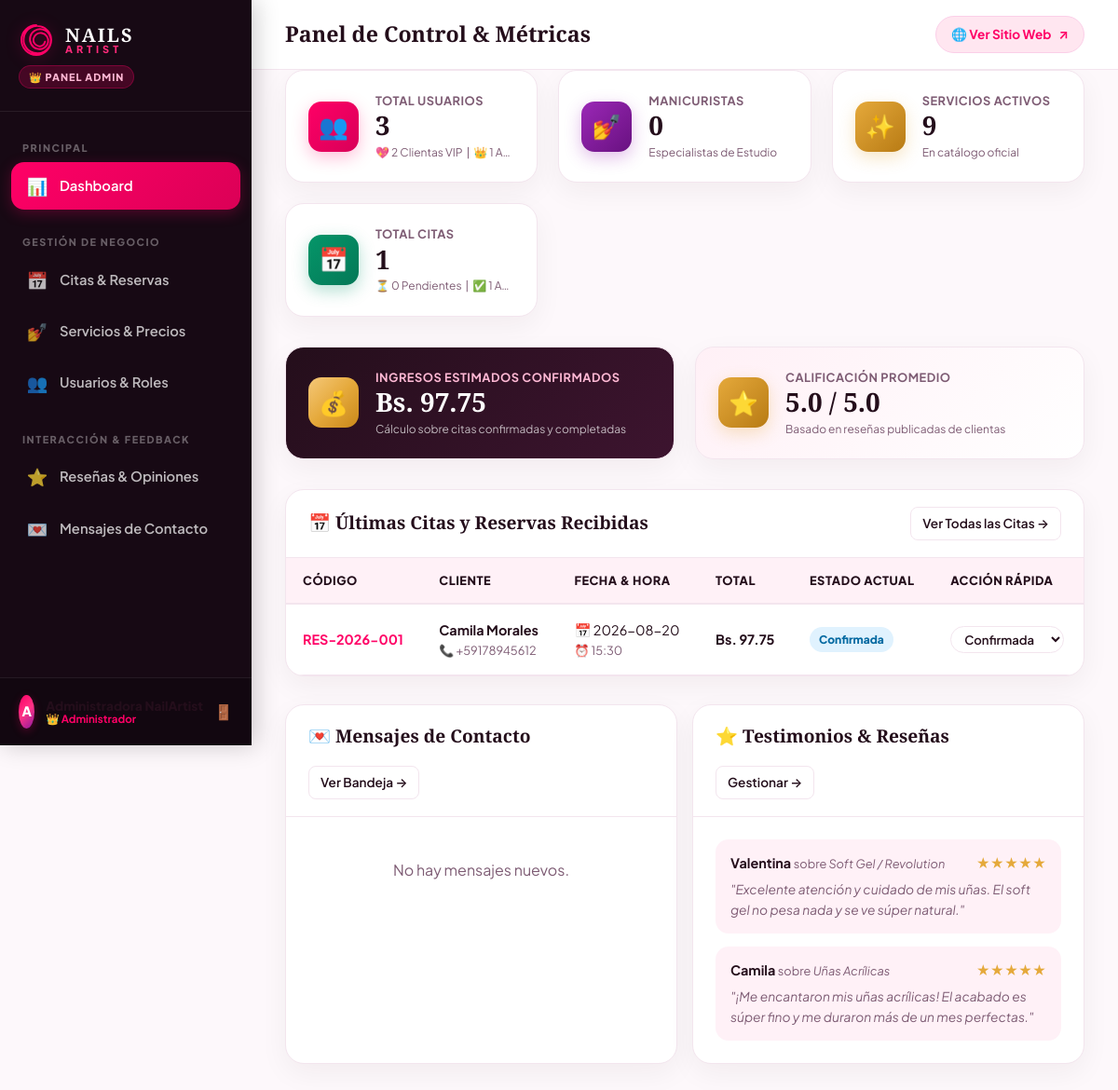
Page /admin/index.php (signed in) on the committed database.
### tables this page shows
CREATE TABLE `citas` (
    `id` INT AUTO_INCREMENT PRIMARY KEY,
    `codigo_reserva` VARCHAR(20) NOT NULL UNIQUE,
    `usuario_id` INT NOT NULL,
    `fecha_cita` DATE NOT NULL,
    `hora_cita` TIME NOT NULL,
    `total_bs` DECIMAL(10,2) NOT NULL,
    `descuento_aplicado` DECIMAL(10,2) DEFAULT 0.00,
    `total_final_bs` DECIMAL(10,2) NOT NULL,
    `estado` ENUM('Pendiente', 'Confirmada', 'Cancelada', 'Completada') NOT NULL DEFAULT 'Pendiente',
    `observaciones` TEXT NULL,
    `metodo_contacto` ENUM('WhatsApp', 'Llamada', 'Correo') DEFAULT 'WhatsApp',
    `fecha_creacion` TIMESTAMP DEFAULT CURRENT_TIMESTAMP,
    CONSTRAINT `fk_citas_usuario` FOREIGN KEY (`usuario_id`) REFERENCES `usuarios` (`id`) ON UPDATE CASCADE ON DELETE RESTRICT
);

CREATE TABLE `usuarios` (
    `id` INT AUTO_INCREMENT PRIMARY KEY,
    `rol_id` INT NOT NULL DEFAULT 2,
    `nombre` VARCHAR(100) NOT NULL,
    `apellido` VARCHAR(100) NULL,
    `email` VARCHAR(150) NOT NULL UNIQUE,
    `telefono` VARCHAR(25) NULL,
    `password_hash` VARCHAR(255) NOT NULL,
    `descuento_vip` DECIMAL(5,2) DEFAULT 15.00,
    `estado` ENUM('activo', 'inactivo', 'bloqueado') NOT NULL DEFAULT 'activo',
    `fecha_registro` TIMESTAMP DEFAULT CURRENT_TIMESTAMP,
    CONSTRAINT `fk_usuarios_rol` FOREIGN KEY (`rol_id`) REFERENCES `roles` (`id`) ON UPDATE CASCADE ON DELETE RESTRICT
);

CREATE TABLE `resenas` (
    `id` INT AUTO_INCREMENT PRIMARY KEY,
    `usuario_id` INT NOT NULL,
    `servicio_id` INT NULL,
    `calificacion` INT NOT NULL CHECK (`calificacion` BETWEEN 1 AND 5),
    `comentario` TEXT NOT NULL,
    `publicado` TINYINT(1) DEFAULT 1,
    `fecha_resena` TIMESTAMP DEFAULT CURRENT_TIMESTAMP,
    CONSTRAINT `fk_resenas_usuario` FOREIGN KEY (`usuario_id`) REFERENCES `usuarios` (`id`) ON UPDATE CASCADE ON DELETE CASCADE,
    CONSTRAINT `fk_resenas_servicio` FOREIGN KEY (`servicio_id`) REFERENCES `servicios` (`id`) ON UPDATE CASCADE ON DELETE SET NULL
);

CREATE TABLE `servicios` (
    `id` INT AUTO_INCREMENT PRIMARY KEY,
    `categoria_id` INT NOT NULL,
    `nombre` VARCHAR(150) NOT NULL,
    `slug` VARCHAR(150) NOT NULL UNIQUE,
    `descripcion` TEXT NOT NULL,
    `precio` DECIMAL(10,2) NOT NULL,
    `moneda` VARCHAR(5) NOT NULL DEFAULT 'Bs.',
    `duracion_minutos` INT NOT NULL DEFAULT 60,
    `imagen` VARCHAR(255) NOT NULL,
    `url_detalle` VARCHAR(255) NOT NULL,
    `destacado` TINYINT(1) NOT NULL DEFAULT 1,
    `calificacion` DECIMAL(2,1) DEFAULT 5.0,
    `estado` ENUM('activo', 'inactivo') NOT NULL DEFAULT 'activo',
    `fecha_creacion` TIMESTAMP DEFAULT CURRENT_TIMESTAMP,
    CONSTRAINT `fk_servicios_categoria` FOREIGN KEY (`categoria_id`) REFERENCES `categorias` (`id`) ON UPDATE CASCADE ON DELETE RESTRICT
);

### admin/index.php (the view, shortened to what this page needs)
<?php
require_once __DIR__ . '/header.php';
$pdo = Database::getConnection();
$totalUsuarios = 0;
$totalClientes = 0;
$totalManicuristas = 0;
$totalServicios = 0;
$totalCitas = 0;
$totalCitasPendientes = 0;
$totalCitasConfirmadas = 0;
$totalCitasCompletadas = 0;
$ingresosTotalesBs = 0.00;
$promedioCalificacion = 5.0;
try {
    $totalUsuarios = (int)$pdo->query("SELECT COUNT(*) FROM usuarios")->fetchColumn();
    $totalClientes = (int)$pdo->query("SELECT COUNT(*) FROM usuarios WHERE rol_id = 2")->fetchColumn();
    $totalManicuristas = (int)$pdo->query("SELECT COUNT(*) FROM usuarios WHERE rol_id = 3")->fetchColumn();
    $totalServicios = (int)$pdo->query("SELECT COUNT(*) FROM servicios WHERE estado = 'activo'")->fetchColumn();
    $totalCitas = (int)$pdo->query("SELECT COUNT(*) FROM citas")->fetchColumn();
    $totalCitasPendientes = (int)$pdo->query("SELECT COUNT(*) FROM citas WHERE estado = 'Pendiente'")->fetchColumn();
    $totalCitasConfirmadas = (int)$pdo->query("SELECT COUNT(*) FROM citas WHERE estado = 'Confirmada'")->fetchColumn();
    $totalCitasCompletadas = (int)$pdo->query("SELECT COUNT(*) FROM citas WHERE estado = 'Completada'")->fetchColumn();
    $ingresosTotalesBs = (float)$pdo->query("SELECT COALESCE(SUM(total_final_bs), 0) FROM citas WHERE estado IN ('Confirmada', 'Completada')")->fetchColumn();
    $promedioCalificacion = (float)$pdo->query("SELECT COALESCE(AVG(calificacion), 5.0) FROM resenas WHERE publicado = 1")->fetchColumn();
    $stmtUltimasCitas = $pdo->query("SELECT c.*, u.nombre AS cliente_nombre, u.apellido AS cliente_apellido, u.telefono AS cliente_telefono
                                     FROM citas c
                                     INNER JOIN usuarios u ON c.usuario_id = u.id
                                     ORDER BY c.id DESC LIMIT 5");
    $ultimasCitas = $stmtUltimasCitas->fetchAll();
    $stmtUltimosMsgs = $pdo->query("SELECT * FROM contactos ORDER BY id DESC LIMIT 4");
    $ultimosMensajes = $stmtUltimosMsgs->fetchAll();
    $stmtUltimasRes = $pdo->query("SELECT r.*, u.nombre AS usuario_nombre, s.nombre AS servicio_nombre
                                   FROM resenas r
                                   INNER JOIN usuarios u ON r.usuario_id = u.id
                                   LEFT JOIN servicios s ON r.servicio_id = s.id
                                   ORDER BY r.id DESC LIMIT 3");
    $ultimasResenas = $stmtUltimasRes->fetchAll();
} catch (Exception $e) {
    $errorDb = $e->getMessage();
}
?>
<div class="stats-grid">
    <div class="stat-card">
        <div class="stat-icon pink">👥</div>
        <div class="stat-data">
            <span class="stat-label">Total Usuarios</span>
            <span class="stat-value"><?= number_format($totalUsuarios) ?></span>
            <span class="stat-sub">💖 <?= $totalClientes ?> Clientas VIP &nbsp;|&nbsp; 👑 <?= $totalUsuarios - $totalClientes - $totalManicuristas ?> Admins</span>
        </div>
    </div>
    <div class="stat-card">
        <div class="stat-icon purple">💅</div>
        <div class="stat-data">
            <span class="stat-label">Manicuristas</span>
            <span class="stat-value"><?= number_format($totalManicuristas) ?></span>
            <span class="stat-sub">Especialistas de Estudio</span>
        </div>
    </div>
    <div class="stat-card">
        <div class="stat-icon gold">✨</div>
        <div class="stat-data">
            <span class="stat-label">Servicios Activos</span>
            <span class="stat-value"><?= number_format($totalServicios) ?></span>
            <span class="stat-sub">En catálogo oficial</span>
        </div>
    </div>
    <div class="stat-card">
        <div class="stat-icon green">📅</div>
        <div class="stat-data">
            <span class="stat-label">Total Citas</span>
            <span class="stat-value"><?= number_format($totalCitas) ?></span>
            <span class="stat-sub">⏳ <?= $totalCitasPendientes ?> Pendientes &nbsp;|&nbsp; ✅ <?= $totalCitasConfirmadas + $totalCitasCompletadas ?> Activas</span>
        </div>
    </div>
</div>
<div class="stats-grid" style="grid-template-columns: repeat(auto-fit, minmax(280px, 1fr));">
    <div class="stat-card" style="background: linear-gradient(135deg, #240e1b 0%, #3d142f 100%); color: #ffffff;">
        <div class="stat-icon" style="background: var(--gold-gradient); color: #170914;">💰</div>
        <div class="stat-data">
            <span class="stat-label" style="color: var(--pink-soft);">Ingresos Estimados Confirmados</span>
            <span class="stat-value" style="color: #ffffff;">Bs. <?= number_format($ingresosTotalesBs, 2) ?></span>
            <span class="stat-sub" style="color: rgba(255,255,255,0.7);">Cálculo sobre citas confirmadas y completadas</span>
        </div>
    </div>
    <div class="stat-card" style="background: linear-gradient(135deg, #fff0f6 0%, #ffffff 100%);">
        <div class="stat-icon gold">⭐</div>
        <div class="stat-data">
            <span class="stat-label">Calificación Promedio</span>
            <span class="stat-value" style="color: var(--text-main);"><?= number_format($promedioCalificacion, 1) ?> / 5.0</span>
            <span class="stat-sub">Basado en reseñas publicadas de clientas</span>
        </div>
    </div>
</div>
<div class="admin-card">
    <div class="card-header">
        <h3 class="card-title">📅 Últimas Citas y Reservas Recibidas</h3>
        <div class="card-actions">
            <a href="citas.php" class="btn-action">Ver Todas las Citas →</a>
        </div>
    </div>
    <div class="card-body" style="padding: 0;">
        <div class="table-responsive">
            <table class="admin-table">
                <thead>
                    <tr>
                        <th>Código</th>
                        <th>Cliente</th>
                        <th>Fecha & Hora</th>
                        <th>Total</th>
                        <th>Estado Actual</th>
                        <th>Acción Rápida</th>
                    </tr>
                </thead>
                <tbody>
                    <?php if (empty($ultimasCitas)): ?>
                        <tr>
                            <td colspan="6" style="text-align: center; padding: 30px; color: var(--text-muted);">
                                No hay citas registradas en la base de datos.
                            </td>
                        </tr>
                    <?php else: ?>
                        <?php foreach ($ultimasCitas as $c): ?>
                            <tr>
                                <td>
                                    <strong style="color: var(--pink-vivid);"><?= htmlspecialchars($c['codigo_reserva']) ?></strong>
                                </td>
                                <td>
                                    <div style="font-weight: 700; color: var(--text-main);">
                                        <?= htmlspecialchars($c['cliente_nombre'] . ' ' . ($c['cliente_apellido'] ?? '')) ?>
                                    </div>
                                    <div style="font-size: 0.8rem; color: var(--text-muted);">
                                        📞 <?= htmlspecialchars($c['cliente_telefono'] ?? 'Sin teléfono') ?>
                                    </div>
                                </td>
                                <td>
                                    <div>📅 <?= htmlspecialchars($c['fecha_cita']) ?></div>
                                    <div style="font-size: 0.8rem; color: var(--text-muted);">⏰ <?= substr($c['hora_cita'], 0, 5) ?></div>
                                </td>
                                <td>
                                    <strong>Bs. <?= number_format($c['total_final_bs'], 2) ?></strong>
                                </td>
                                <td>
                                    <?php
                                    $badgeClass = 'badge-pendiente';
                                    if ($c['estado'] === 'Confirmada') $badgeClass = 'badge-confirmada';
                                    ?>
                                    <span id="badge-cita-<?= $c['id'] ?>" class="badge <?= $badgeClass ?>">
                                        <?= htmlspecialchars($c['estado']) ?>
                                    </span>
                                </td>
                                <td>
                                    <select class="filter-select" style="padding: 4px 10px; font-size: 0.82rem;" onchange="cambiarEstadoCitaDashboard(<?= $c['id'] ?>, this.value)">
                                        <option value="Confirmada" <?= $c['estado'] === 'Confirmada' ? 'selected' : '' ?>>Confirmada</option>
                                    </select>
                                </td>
                            </tr>
                        <?php endforeach; ?>
                    <?php endif; ?>
                </tbody>
            </table>
        </div>
    </div>
</div>
<div class="form-grid-2">
    <div class="admin-card">
        <div class="card-header">
            <h3 class="card-title">💌 Mensajes de Contacto</h3>
            <a href="mensajes.php" class="btn-action">Ver Bandeja →</a>
        </div>
        <div class="card-body">
            <?php if (empty($ultimosMensajes)): ?>
                <p style="text-align: center; color: var(--text-muted); padding: 20px;">No hay mensajes nuevos.</p>
            <?php endif; ?>
        </div>
    </div>
    <div class="admin-card">
        <div class="card-header">
            <h3 class="card-title">⭐ Testimonios & Reseñas</h3>
            <a href="resenas.php" class="btn-action">Gestionar →</a>
        </div>
        <div class="card-body">
            <?php if (empty($ultimasResenas)): ?>
                <p style="text-align: center; color: var(--text-muted); padding: 20px;">No hay reseñas aún.</p>
            <?php else: ?>
                <div style="display: flex; flex-direction: column; gap: 14px;">
                    <?php foreach ($ultimasResenas as $r): ?>
                        <div style="background: var(--bg-surface-soft); padding: 14px 16px; border-radius: var(--radius-md);">
                            <div style="display: flex; justify-content: space-between; align-items: center; margin-bottom: 6px;">
                                <strong style="font-size: 0.9rem; color: var(--text-main);">
                                    <?= htmlspecialchars($r['usuario_nombre']) ?>
                                    <span style="font-weight: normal; font-size: 0.8rem; color: var(--text-muted);">
                                        sobre <em><?= htmlspecialchars($r['servicio_nombre'] ?? 'Estudio') ?></em>
                                    </span>
                                </strong>
                                <span style="color: #e5a93b; font-size: 0.9rem;">
                                    <?= str_repeat('★', (int)$r['calificacion']) ?><?= str_repeat('☆', 5 - (int)$r['calificacion']) ?>
                                </span>
                            </div>
                            <p style="font-size: 0.86rem; color: var(--text-muted); font-style: italic;">
                                "<?= htmlspecialchars($r['comentario']) ?>"
                            </p>
                        </div>
                    <?php endforeach; ?>
                </div>
            <?php endif; ?>
        </div>
    </div>
</div>
<?php
require_once __DIR__ . '/footer.php';
?>

### rows in the picture
citas: codigo_reserva "RES-2026-001", usuario.apellido "Camila Morales", usuario.telefono "+59178945612", fecha_cita "2026-08-20", hora_cita "15:30", total_final_bs "97.75", estado "Confirmada", estado+id "Confirmada"
resenas: usuario.nombre "Valentina", servicio.nombre "Soft Gel / Revolution", calificacion "★★★★★", comentario "Excelente atención y cuidado de mis uñas. El soft gel no pesa nada y se ve súper natural."
resenas: usuario.nombre "Camila", servicio.nombre "Uñas Acrílicas", calificacion "★★★★★", comentario "¡Me encantaron mis uñas acrílicas! El acabado es súper fino y me duraron más de un mes perfectas."

### other values in the picture
substr($admin['nombre'] ?? 'A', 0, 1) "A"
$admin['rol'] "Administrador"
$pageHeading "Panel de Control & Métricas"
$totalUsuarios "3"
$totalClientes "2"
$totalUsuarios - $totalClientes - $totalManicuristas "1"
$totalManicuristas "0"
$totalServicios "9"
$totalCitas "1"
$totalCitasPendientes "0"
$totalCitasConfirmadas + $totalCitasCompletadas "1"
$ingresosTotalesBs "97.75"
$promedioCalificacion "5.0"
